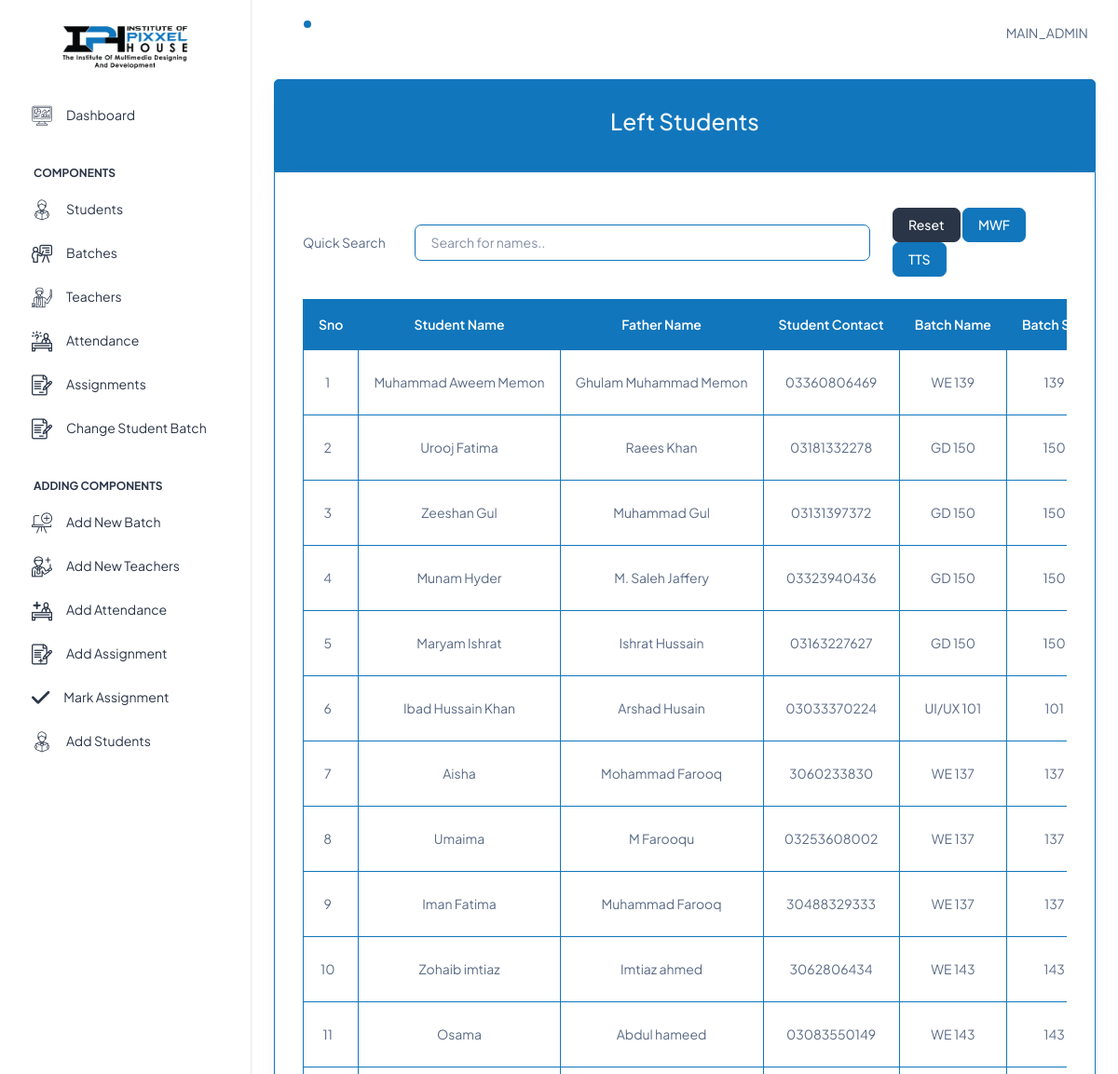
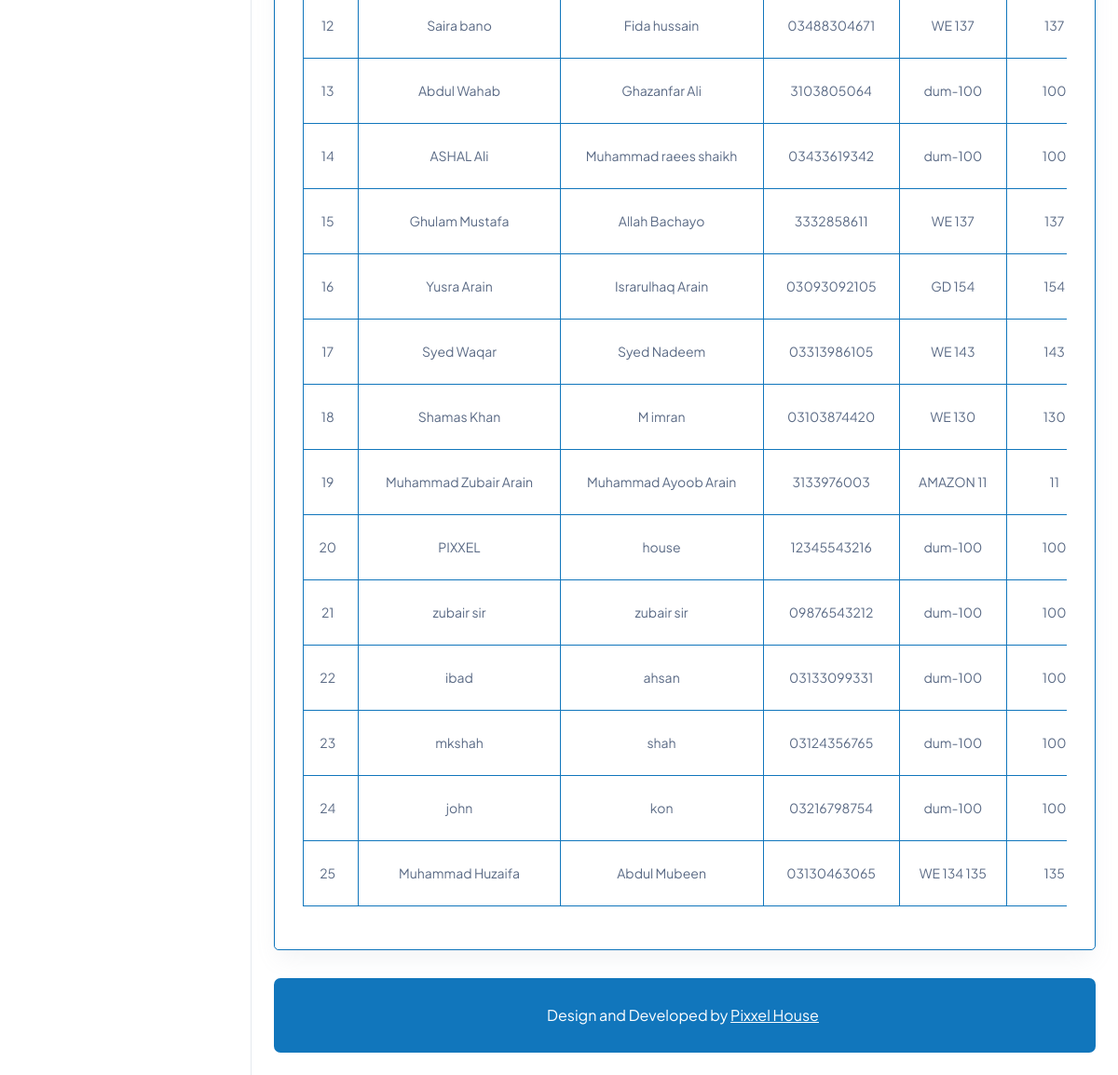
Page /admin_dashboard/leaving_student.php?slot=mwf (signed in) on the committed database (2 pictures, top to bottom).
### tables this page shows
CREATE TABLE `main_admin` (
  `sno` int(11) NOT NULL,
  `user_name` varchar(255) NOT NULL,
  `email` varchar(255) NOT NULL,
  `password` varchar(255) NOT NULL,
  `image` varchar(500) NOT NULL
);

CREATE TABLE `left_student` (
  `sno` int(11) NOT NULL,
  `student_name` varchar(255) DEFAULT NULL,
  `email` varchar(500) NOT NULL,
  `father_name` varchar(255) DEFAULT NULL,
  `father_email` varchar(500) NOT NULL,
  `home_contact` varchar(255) DEFAULT NULL,
  `date_of_birth` varchar(255) DEFAULT NULL,
  `student_contact` varchar(255) DEFAULT NULL,
  `emergency_contact` varchar(255) DEFAULT NULL,
  `gender` varchar(255) DEFAULT NULL,
  `address` varchar(255) DEFAULT NULL,
  `qualification` varchar(255) DEFAULT NULL,
  `country` varchar(500) NOT NULL,
  `city` varchar(500) NOT NULL,
  `country_code` varchar(100) NOT NULL,
  `course` varchar(100) NOT NULL,
  `batch` varchar(100) NOT NULL,
  `image` varchar(255) DEFAULT NULL,
  `admission_date` varchar(255) DEFAULT NULL,
  `left_date` varchar(100) NOT NULL
);

CREATE TABLE `batch` (
  `batch_id` int(11) NOT NULL,
  `batch_name` varchar(255) DEFAULT NULL,
  `batch_code` varchar(255) DEFAULT NULL,
  `batch_slot` varchar(255) DEFAULT NULL,
  `teacher` int(11) DEFAULT NULL,
  `time` varchar(200) NOT NULL,
  `course_id` int(11) NOT NULL,
  `course_duration` varchar(255) DEFAULT NULL,
  `lab_number` int(20) NOT NULL,
  `date_of_start` varchar(255) DEFAULT NULL,
  `date_of_end` varchar(255) DEFAULT NULL,
  `change_date` varchar(100) NOT NULL
);

### functions/function.php (called while the page is built, shortened)
<?php
function get_table_data($tableName, $connection)
{
    $query = "SELECT * FROM $tableName";
    $result = mysqli_query($connection, $query);
    if ($result) {
        return $result;
    } else {
        echo "Error executing query: " . mysqli_error($connection);
    }
}
function get_table_data2($tableName, $connection, $columnName, $columnValue)
{
    $query = "SELECT * FROM $tableName WHERE `$columnName` = ?";
    $stmt = mysqli_prepare($connection, $query);
    mysqli_stmt_bind_param($stmt, "s", $columnValue);
    mysqli_stmt_execute($stmt);
    $result = mysqli_stmt_get_result($stmt);
    if ($result) {
        return $result;
    } else {
        echo "Error executing statement: " . mysqli_stmt_error($stmt);
        return false;
    }
}

### admin_dashboard/leaving_student.php (the view, shortened to what this page needs)
<!doctype html>
<html lang="en">
<head>
    <?php include('include/links.php'); ?>
</head>
<body>
    <div class="page-wrapper" id="main-wrapper" data-layout="vertical" data-navbarbg="skin6" data-sidebartype="full" data-sidebar-position="fixed" data-header-position="fixed">
        <?php include('include/sidebar.php'); ?>
        <div class="body-wrapper">
            <header class="app-header">
                <?php include('include/navbar.php'); ?>
            </header>
            <div class="container-fluid">
                <div class="card bg-primary card-bottom-ph my-border-primary-1 my-border-top-1">
                    <div class="card-body">
                        <h3 class=" text-center text-light">Left Students</h3>
                    </div>
                </div>
                <div class="card my-border-primary-1 my-border-bottom-1">
                    <div class="card-body table-body">
                        <div class="row mt-2">
                            <div class="col-md-9 d-flex align-items-center">
                                <label class="w-25">Quick Search</label>
                                <input type="text" id="myInput" onkeyup="myFunction()" placeholder="Search for names.." title="Type in a name" class="form-control">
                            </div>
                            <div class="col-md-3">
                                <a href="students.php"><button type="reset" class="btn btn-dark">Reset</button></a>
                                <a href="?slot=<?php echo 'mwf' ?>"><button type="reset" class="btn btn-primary">MWF</button></a>
                                <a href="?slot=<?php echo 'tts' ?>"><button type="reset" class="btn btn-primary">TTS</button></a>
                            </div>
                        </div>
                        <div class="table-responsive main-table mt-4">
                            <table id="myTable" class="teacher-table table-bordered table display data-table text-nowrap text-center my-border-primary-1">
                                <thead class="bg-primary text-white">
                                    <th>Sno</th>
                                    <th>Student Name</th>
                                    <th>Father Name</th>
                                    <th>Student Contact</th>
                                    <th>Batch Name</th>
                                    <th>Batch Slot</th>
                                </thead>
                                <?php
                                $displayed_students = array();
                                $slot_get = isset($_GET['slot']) ? $_GET['slot'] : '';
                                if ($slot_get == 'tts') {
                                    $batch_slot = 'TTS';
                                } elseif ($slot_get == 'mwf') {
                                    $batch_slot = 'MWF';
                                } else {
                                    $batch_slot = '';
                                }
                                if ($batch_slot != '') {
                                    $batch_ids_result = mysqli_query($con, "SELECT `batch_id` FROM `batch` WHERE `batch_slot`='$batch_slot'");
                                } else {
                                    $batch_ids_result = mysqli_query($con, "SELECT * FROM `batch`");
                                }
                                while ($batch_row = mysqli_fetch_assoc($batch_ids_result)) {
                                    $new_batch_ids[] = $batch_row['batch_id'];
                                }
                                $show_batches = get_table_data('left_student', $con);
                                while ($row = mysqli_fetch_assoc($show_batches)) {
                                    $students_batch_ids = explode(',', $row['batch']);
                                    if (array_intersect($students_batch_ids, $new_batch_ids) && !in_array($row['sno'], $displayed_students)) {
                                        $displayed_students[] = $row['sno'];
                                ?>
                                        <tr>
                                            <td class='vertical-align-middle'></td>
                                            <td class='vertical-align-middle'><?php echo $row['student_name'] ?></td>
                                            <td class='vertical-align-middle'><?php echo $row['father_name'] ?></td>
                                            <td class='vertical-align-middle'><?php echo $row['student_contact'] ?></td>
                                            <td class='vertical-align-middle'>
                                                <?php
                                                foreach ($students_batch_ids as $batch_id) {
                                                    $batch_data = mysqli_fetch_assoc(get_table_data2('batch', $con, 'batch_id', $batch_id));
                                                    echo $batch_data['batch_name'] . '<br>';
                                                }
                                                ?></td>
                                            <td class='vertical-align-middle'>
                                                <?php
                                                foreach ($students_batch_ids as $batch_id) {
                                                    $batch_data = mysqli_fetch_assoc(get_table_data2('batch', $con, 'batch_id', $batch_id));
                                                    echo $batch_data['batch_code'] . '<br>';
                                                }
                                                ?>
                                            </td>
                                        </tr>
                                <?php
                                    }
                                }
                                ?>
                            </table>
                        </div>
                    </div>
                </div>
                <?php include('include/footer.php'); ?>
            </div>
        </div>
    </div>
</body>
</html>

### admin_dashboard/include/navbar.php (shortened to what this page needs)
<?php
include('include/connect.php');
if (isset($_SESSION['admin_login'])) {
  $admin_session = $_SESSION['admin_login'];
  $admin_details = get_table_data2('main_admin', $con, 'email', $admin_session);
  while ($admin = mysqli_fetch_assoc($admin_details)) {
    $user_name = $admin['user_name'];
  }
}
?>
<nav class="navbar navbar-expand-lg navbar-light apply_shadow-ph">
  <?php
  $circle_anim = '';
  ?>
  <ul class="navbar-nav notification-parent" data-admin-id='0' requestFetch='true'>
    <li class="nav-item">
      <a class="nav-link nav-icon-hover " id='not-bell' href="javascript:void(0)">
        <i class="ti ti-bell-ringing"></i>
        <div class="notification bg-primary rounded-circle  <?php echo $circle_anim; ?>" id="not-cir"></div>
      </a>
    </li>
  </ul>
  <div class="navbar-collapse justify-content-end px-0" id="navbarNav">
    <ul class="navbar-nav flex-row ms-auto align-items-center justify-content-end">
      <li class="nav-item dropdown">
        <a><?php echo strtoupper($user_name) ?></a>
      </li> &nbsp &nbsp
    </ul>
  </div>
</nav>

### assets/css/my-style.css (style rules this page uses)
.vertical-align-middle { vertical-align: middle !important; }
.my-border-top-1 { border-top-left-radius: 5px !important; border-top-right-radius: 5px !important; border-bottom-left-radius: 0px !important; border-bottom-right-radius: 0px !important; }
.my-border-bottom-1 { border-top-left-radius: 0px !important; border-top-right-radius: 0px !important; border-bottom-left-radius: 5px !important; border-bottom-right-radius: 5px !important; }
.my-border-primary-1 { border: 1px solid #1176bc !important; }
input, select, textarea { border: 1px solid #1176bc !important; }
.card-bottom-ph { margin-bottom: 0px !important; }
.notification-parent { position: relative; }

### assets/css/other.css (style rules this page uses)
.teacher-table tr:not(.fble_htr) { counter-increment: rowNumber; }
.teacher-table tr:not(.fble_htr) td:first-child::before { content: counter(rowNumber); min-width: 1em; margin-right: 0.5em; }

### assets/css/an_style.css (style rules this page uses)
* { box-sizing: border-box; text-decoration: none; }
tbody, tfoot, thead, tr { width: 100%; }

### rows in the picture
main_admin: user_name "MAIN_ADMIN"
left_student: student_name "Muhammad Aweem Memon", father_name "Ghulam Muhammad Memon", student_contact "03360806469"
batch: batch_name "WE 139", batch_code "139"
left_student: student_name "Urooj Fatima", father_name "Raees Khan", student_contact "03181332278"
batch: batch_name "GD 150", batch_code "150"
left_student: student_name "Zeeshan Gul", father_name "Muhammad Gul", student_contact "03131397372"
left_student: student_name "Munam Hyder", father_name "M. Saleh Jaffery", student_contact "03323940436"
left_student: student_name "Maryam Ishrat", father_name "Ishrat Hussain", student_contact "03163227627"
left_student: student_name "Ibad Hussain Khan", father_name "Arshad Husain", student_contact "03033370224"
batch: batch_name "UI/UX 101", batch_code "101"
left_student: student_name "Aisha", father_name "Mohammad Farooq", student_contact "3060233830"
batch: batch_name "WE 137", batch_code "137"
left_student: student_name "Umaima", father_name "M Farooqu", student_contact "03253608002"
left_student: student_name "Iman Fatima", father_name "Muhammad Farooq", student_contact "30488329333"
left_student: student_name "Zohaib imtiaz", father_name "Imtiaz ahmed", student_contact "3062806434"
batch: batch_name "WE 143", batch_code "143"
left_student: student_name "Osama", father_name "Abdul hameed", student_contact "03083550149"
left_student: student_name "Saira bano", father_name "Fida hussain", student_contact "03488304671"
left_student: student_name "Abdul Wahab", father_name "Ghazanfar Ali", student_contact "3103805064"
batch: batch_name "dum-100", batch_code "100"
left_student: student_name "ASHAL Ali", father_name "Muhammad raees shaikh", student_contact "03433619342"
left_student: student_name "Ghulam Mustafa", father_name "Allah Bachayo", student_contact "3332858611"
left_student: student_name "Yusra Arain", father_name "Israrulhaq Arain", student_contact "03093092105"
batch: batch_name "GD 154", batch_code "154"
left_student: student_name "Syed Waqar", father_name "Syed Nadeem", student_contact "03313986105"
left_student: student_name "Shamas Khan", father_name "M imran", student_contact "03103874420"
batch: batch_name "WE 130", batch_code "130"
left_student: student_name "Muhammad Zubair Arain", father_name "Muhammad Ayoob Arain", student_contact "3133976003"
batch: batch_name "AMAZON 11", batch_code "11"
left_student: student_name "PIXXEL", father_name "house", student_contact "12345543216"
left_student: student_name "zubair sir", father_name "zubair sir", student_contact "09876543212"
left_student: student_name "ibad", father_name "ahsan", student_contact "03133099331"
left_student: student_name "mkshah", father_name "shah", student_contact "03124356765"
left_student: student_name "john", father_name "kon", student_contact "03216798754"
left_student: student_name "Muhammad Huzaifa", father_name "Abdul Mubeen", student_contact "03130463065"
batch: batch_name "WE 134 135", batch_code "135"
